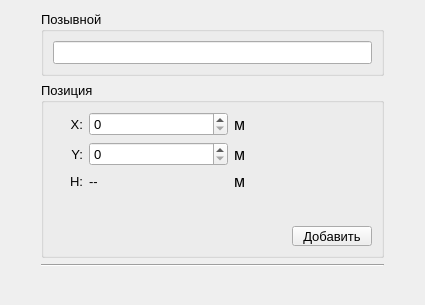
<?xml version="1.0" encoding="UTF-8"?>
<ui version="4.0">
 <class>addRLSWindow</class>
 <widget class="QWidget" name="addRLSWindow">
  <property name="geometry">
   <rect>
    <x>0</x>
    <y>0</y>
    <width>425</width>
    <height>305</height>
   </rect>
  </property>
  <property name="windowTitle">
   <string>Form</string>
  </property>
  <layout class="QHBoxLayout" name="horizontalLayout_3">
   <item>
    <spacer name="horizontalSpacer_2">
     <property name="orientation">
      <enum>Qt::Horizontal</enum>
     </property>
     <property name="sizeType">
      <enum>QSizePolicy::Minimum</enum>
     </property>
     <property name="sizeHint" stdset="0">
      <size>
       <width>30</width>
       <height>20</height>
      </size>
     </property>
    </spacer>
   </item>
   <item>
    <layout class="QVBoxLayout" name="verticalLayout_2">
     <item>
      <layout class="QVBoxLayout" name="verticalLayout">
       <item>
        <widget class="QGroupBox" name="nameRLSGroupBox">
         <property name="font">
          <font>
           <pointsize>10</pointsize>
          </font>
         </property>
         <property name="title">
          <string>Позывной</string>
         </property>
         <layout class="QHBoxLayout" name="horizontalLayout">
          <item>
           <widget class="QLineEdit" name="nameRLSLineEdit"/>
          </item>
         </layout>
        </widget>
       </item>
       <item>
        <widget class="QGroupBox" name="coordRLSgroupBox">
         <property name="font">
          <font>
           <pointsize>10</pointsize>
          </font>
         </property>
         <property name="title">
          <string>Позиция</string>
         </property>
         <layout class="QVBoxLayout" name="verticalLayout_10">
          <item>
           <layout class="QHBoxLayout" name="horizontalLayout_15">
            <item>
             <widget class="QLabel" name="xRLSLabel">
              <property name="minimumSize">
               <size>
                <width>30</width>
                <height>0</height>
               </size>
              </property>
              <property name="maximumSize">
               <size>
                <width>30</width>
                <height>16777215</height>
               </size>
              </property>
              <property name="font">
               <font>
                <pointsize>10</pointsize>
               </font>
              </property>
              <property name="text">
               <string>X:</string>
              </property>
              <property name="alignment">
               <set>Qt::AlignRight|Qt::AlignTrailing|Qt::AlignVCenter</set>
              </property>
             </widget>
            </item>
            <item>
             <widget class="QSpinBox" name="xRLSspinBox">
              <property name="minimumSize">
               <size>
                <width>50</width>
                <height>0</height>
               </size>
              </property>
              <property name="maximumSize">
               <size>
                <width>400</width>
                <height>16777215</height>
               </size>
              </property>
              <property name="maximum">
               <number>999999999</number>
              </property>
             </widget>
            </item>
            <item>
             <widget class="QLabel" name="mLabel_2">
              <property name="font">
               <font>
                <pointsize>12</pointsize>
               </font>
              </property>
              <property name="text">
               <string>м</string>
              </property>
             </widget>
            </item>
           </layout>
          </item>
          <item>
           <layout class="QHBoxLayout" name="horizontalLayout_14">
            <item>
             <widget class="QLabel" name="yRLSLabel">
              <property name="minimumSize">
               <size>
                <width>30</width>
                <height>0</height>
               </size>
              </property>
              <property name="maximumSize">
               <size>
                <width>30</width>
                <height>16777215</height>
               </size>
              </property>
              <property name="font">
               <font>
                <pointsize>10</pointsize>
               </font>
              </property>
              <property name="text">
               <string>Y:</string>
              </property>
              <property name="alignment">
               <set>Qt::AlignRight|Qt::AlignTrailing|Qt::AlignVCenter</set>
              </property>
             </widget>
            </item>
            <item>
             <widget class="QSpinBox" name="yRLSspinBox">
              <property name="minimumSize">
               <size>
                <width>50</width>
                <height>0</height>
               </size>
              </property>
              <property name="maximumSize">
               <size>
                <width>400</width>
                <height>16777215</height>
               </size>
              </property>
              <property name="font">
               <font>
                <pointsize>10</pointsize>
               </font>
              </property>
              <property name="maximum">
               <number>999999999</number>
              </property>
             </widget>
            </item>
            <item>
             <widget class="QLabel" name="mLabel_3">
              <property name="font">
               <font>
                <pointsize>12</pointsize>
               </font>
              </property>
              <property name="text">
               <string>м</string>
              </property>
             </widget>
            </item>
           </layout>
          </item>
          <item>
           <layout class="QHBoxLayout" name="horizontalLayout_21">
            <item>
             <widget class="QLabel" name="zRLSLabel">
              <property name="maximumSize">
               <size>
                <width>30</width>
                <height>16777215</height>
               </size>
              </property>
              <property name="font">
               <font>
                <pointsize>10</pointsize>
               </font>
              </property>
              <property name="text">
               <string>H:</string>
              </property>
              <property name="alignment">
               <set>Qt::AlignRight|Qt::AlignTrailing|Qt::AlignVCenter</set>
              </property>
             </widget>
            </item>
            <item>
             <widget class="QLabel" name="zValueRLSLabel">
              <property name="text">
               <string>--</string>
              </property>
             </widget>
            </item>
            <item>
             <widget class="QLabel" name="mLabel_6">
              <property name="font">
               <font>
                <pointsize>12</pointsize>
               </font>
              </property>
              <property name="text">
               <string>м</string>
              </property>
             </widget>
            </item>
           </layout>
          </item>
          <item>
           <spacer name="verticalSpacer">
            <property name="orientation">
             <enum>Qt::Vertical</enum>
            </property>
            <property name="sizeHint" stdset="0">
             <size>
              <width>20</width>
              <height>40</height>
             </size>
            </property>
           </spacer>
          </item>
          <item>
           <layout class="QHBoxLayout" name="horizontalLayout_2">
            <item>
             <spacer name="horizontalSpacer">
              <property name="orientation">
               <enum>Qt::Horizontal</enum>
              </property>
              <property name="sizeHint" stdset="0">
               <size>
                <width>40</width>
                <height>20</height>
               </size>
              </property>
             </spacer>
            </item>
            <item>
             <widget class="QPushButton" name="addRLSPushButton">
              <property name="minimumSize">
               <size>
                <width>65</width>
                <height>20</height>
               </size>
              </property>
              <property name="text">
               <string>Добавить</string>
              </property>
             </widget>
            </item>
           </layout>
          </item>
         </layout>
        </widget>
       </item>
      </layout>
     </item>
     <item>
      <widget class="Line" name="line">
       <property name="orientation">
        <enum>Qt::Horizontal</enum>
       </property>
      </widget>
     </item>
     <item>
      <spacer name="verticalSpacer_2">
       <property name="orientation">
        <enum>Qt::Vertical</enum>
       </property>
       <property name="sizeHint" stdset="0">
        <size>
         <width>20</width>
         <height>40</height>
        </size>
       </property>
      </spacer>
     </item>
    </layout>
   </item>
   <item>
    <spacer name="horizontalSpacer_3">
     <property name="orientation">
      <enum>Qt::Horizontal</enum>
     </property>
     <property name="sizeType">
      <enum>QSizePolicy::Minimum</enum>
     </property>
     <property name="sizeHint" stdset="0">
      <size>
       <width>30</width>
       <height>20</height>
      </size>
     </property>
    </spacer>
   </item>
  </layout>
 </widget>
 <resources/>
 <connections/>
</ui>
